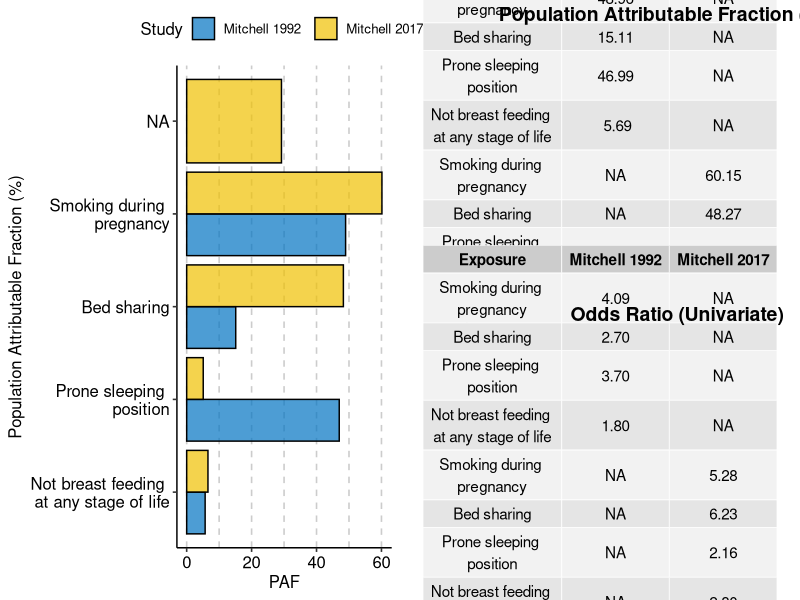

The R script that drew this image:
library(tidyverse)
library(readxl)
library(magrittr)
library(ggpubr)
library(ggsci)

paf <- read_excel(here::here("data", "risk-factors.xlsx"), 
                         sheet = "PAF")

paf %<>%
  mutate(Exposure = case_when(
    Exposure == "Not breast feeding at any stage of life" ~
    "Not breast feeding \nat any stage of life",
    Exposure == "Prone sleeping position" ~ "Prone sleeping \nposition",
    Exposure == "Smoking during pregnancy" ~ "Smoking during \npregnancy",
    TRUE ~ Exposure))

order <- c("Not breast feeding \nat any stage of life", "Prone sleeping \nposition",
           "Bed sharing", "Smoking during \npregnancy")

paf$Exposure <- factor(paf$Exposure, levels = order)

paf_plot <- ggplot(data = paf) +
  geom_bar(aes(x = PAF, y = Exposure, fill = Study), 
           alpha = 0.7, color = "black",
           stat = "identity", position = "dodge") +
  scale_fill_jco() +
  scale_color_jco() +
  ylab("Population Attributable Fraction (%)") +
  theme_pubr() +
  theme(panel.grid.major.x = element_line(color = "grey80",
                                          linetype = "dashed"),
        panel.grid.minor.x = element_line(color = "grey80",
                                          linetype = "dashed"))

paf_table <- paf %>%
  select(-c("OR", "pc")) %>%
  pivot_wider(names_from = Study, values_from = "PAF") %>%
  select("Exposure", "Mitchell 1992", "Mitchell 2017") %>%
  mutate_if(is.numeric, round, digits = 2)

or_table <- paf %>%
  select(-c("PAF", "pc")) %>%
  pivot_wider(names_from = Study, values_from = "OR") %>%
  select("Exposure", "Mitchell 1992", "Mitchell 2017") %>%
  mutate_if(is.numeric, round, digits = 2)


paf_table_p <- ggtexttable(paf_table, rows = NULL, 
            theme = ttheme("default"))

or_table_p <- ggtexttable(or_table, rows = NULL, 
                           theme = ttheme("default"))

ggarrange(paf_plot, 
          ggarrange(paf_table_p, or_table_p, 
                    nrow = 2,
                    labels = c("Population Attributable Fraction (%)",
                               "Odds Ratio (Univariate)"),
                    hjust = c(-0.3, -0.8)),
          ncol = 2)
